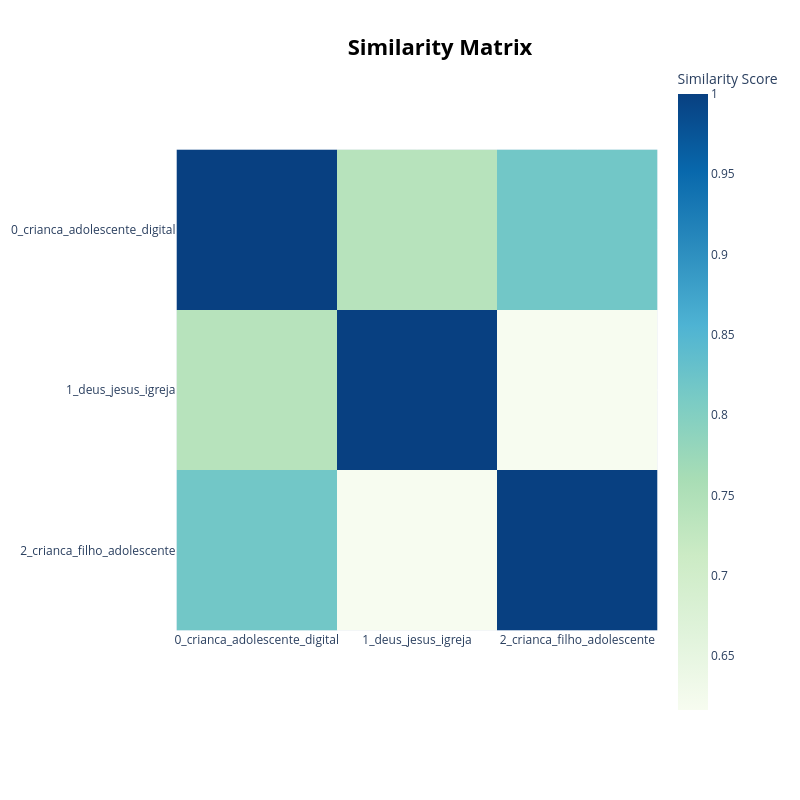

This figure's notebook cell:
### Code cell
# Gera o heatmap de similaridade
fig_heatmap = modelo_treinado.visualize_heatmap()
fig_heatmap.show()

### Figure 1 — Plotly figure (JSON) as saved in the notebook; plotly's stock layout.template omitted (floating-point values rounded to 4 significant figures)
{"data": [{"coloraxis": "coloraxis", "hovertemplate": "x: %{x}<br>y: %{y}<br>Similarity Score: %{z}<extra></extra>", "name": "0", "type": "heatmap", "x": ["0_crianca_adolescente_digital", "1_deus_jesus_igreja", "2_crianca_filho_adolescente"], "xaxis": "x", "y": ["0_crianca_adolescente_digital", "1_deus_jesus_igreja", "2_crianca_filho_adolescente"], "yaxis": "y", "z": [[1.0, 0.7401, 0.8173], [0.7401, 1.0, 0.6164], [0.8173, 0.6164, 1.0]]}], "layout": {"coloraxis": {"colorbar": {"title": {"text": "Similarity Score"}}, "colorscale": [[0, "rgb(247,252,240)"], [0.125, "rgb(224,243,219)"], [0.25, "rgb(204,235,197)"], [0.375, "rgb(168,221,181)"], [0.5, "rgb(123,204,196)"], [0.625, "rgb(78,179,211)"], [0.75, "rgb(43,140,190)"], [0.875, "rgb(8,104,172)"], [1, "rgb(8,64,129)"]]}, "height": 800, "hoverlabel": {"bgcolor": "white", "font": {"family": "Rockwell", "size": 16}}, "legend": {"title": {"text": "Trend"}}, "margin": {"t": 60}, "showlegend": true, "title": {"font": {"color": "Black", "size": 22}, "text": "<b>Similarity Matrix</b>", "x": 0.55, "xanchor": "center", "y": 0.95, "yanchor": "top"}, "width": 800, "xaxis": {"anchor": "y", "constrain": "domain", "domain": [0, 1], "scaleanchor": "y"}, "yaxis": {"anchor": "x", "autorange": "reversed", "constrain": "domain", "domain": [0, 1]}}}
